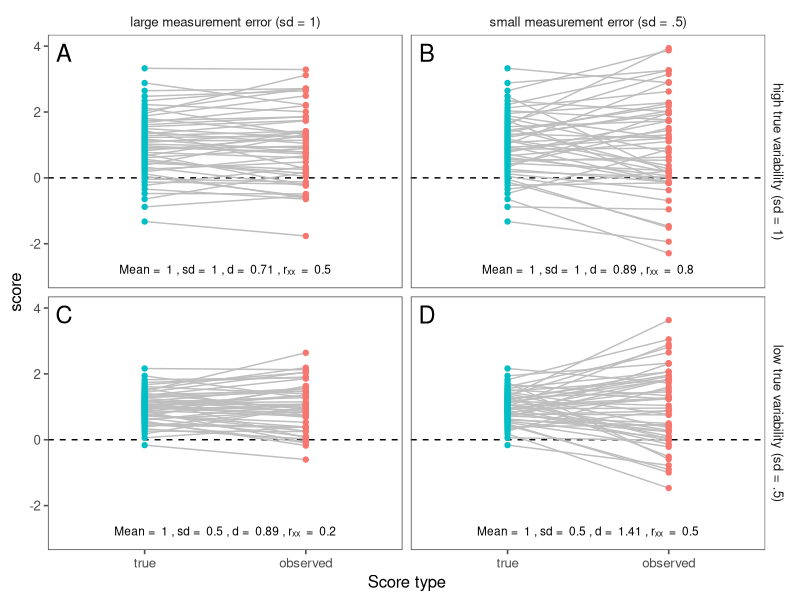

Write R code to recreate this figure.
## ---- chunk 1

library(tidyverse)
library(pwr)
library(bayestestR)
library(ggthemes)

## ---- chunk 2

set.seed(100)
size = 50
sd_error_small = .5
sd_error_large = 1

# Use distribution_normal to get a distribution that is as close as possible to canonical normal distribution

# Distribute the errors

meas_err_small <- sample(distribution_normal(size, mean = 0, sd = sd_error_small)) # sd = .5 variance = .25)
meas_err_large <- sample(distribution_normal(size, mean = 0, sd = sd_error_large)) # sd = 1, variance = 1)

# Distribute the true scores

true_large_stable <- as.data.frame(distribution_normal(size, mean = 1, sd = .5)) %>% mutate(true_mean = 1, true_sd = .5) %>% rename("score_true" = `distribution_normal(size, mean = 1, sd = 0.5)`)
true_large_variable <- as.data.frame(distribution_normal(size, mean = 1, sd = 1)) %>% mutate(true_mean = 1, true_sd = 1) %>% rename("score_true" = `distribution_normal(size, mean = 1, sd = 1)`)
true_small_stable <- as.data.frame(distribution_normal(size, mean = .5, sd = .5)) %>% mutate(true_mean = .5, true_sd = .5) %>% rename("score_true" = `distribution_normal(size, mean = 0.5, sd = 0.5)`)
true_small_variable <- as.data.frame(distribution_normal(size, mean = .5, sd = 1)) %>% mutate(true_mean = .5, true_sd = 1) %>% rename("score_true" = `distribution_normal(size, mean = 0.5, sd = 1)`)

# Combine all combinations of means and true sds into one dataframe

true_scores <- rbind(true_large_stable, true_large_variable, true_small_stable, true_small_variable) %>%
  mutate(true_d = true_mean/true_sd) %>%
  mutate(true_variability =
           case_when(true_sd == 1 ~ "high",
                     true_sd == .5 ~ "low")) %>%
  mutate(id = row_number())

# Add measurement error to datasets

with_large_errors <- true_scores %>%
  mutate(score_observed = score_true + rep(meas_err_small, 4)) %>%
  mutate(error = "large") %>%
  mutate(error_sd = 1)

with_small_errors <- true_scores %>%
  mutate(score_observed = score_true + rep(meas_err_large, 4)) %>%
  mutate(error = "small") %>%
  mutate(error_sd = .5)

# Combine datasets with small and large errors, pivot to long format

sim_data <- rbind(with_small_errors, with_large_errors) %>%
  pivot_longer(names_to = "score_type", values_to = "score", cols = c("score_true", "score_observed"), names_prefix = "score_") %>%
  mutate(panel = case_when(
    error_sd == 1 & true_sd == 1 ~ "A",
    error_sd == .5 & true_sd == 1 ~ "B",
    error_sd == 1 & true_sd == .5 ~ "C",
    error_sd == .5 & true_sd == .5 ~ "D"
  ))




## ---- chunk 3

# Observed Cohen's d

sim_data_summary <- sim_data %>%
    group_by(score_type, true_variability, error_sd, true_sd, true_mean, true_d, panel, error) %>%
  summarize(obs_mean = mean(score), obs_sd = sd(score), sample_d = obs_mean/obs_sd) %>%
  mutate(total_var = error_sd^2 + true_sd^2) %>%
  mutate(total_sd = sqrt(total_var)) %>%
  mutate(d = true_mean/total_sd) %>%
  mutate(r = true_sd^2/total_var)

sim_data_m1 <- sim_data_summary %>%
  filter(score_type == "true") %>%
  filter(true_mean == 1)


## ---- chunk 4


true_variability_labs <- c("high true variability (sd = 1)", "low true variability (sd = .5)")
names(true_variability_labs) <- c("high", "low")

error_labs <- c("large measurement error (sd = 1)", "small measurement error (sd = .5)")
names(error_labs) <- c("large", "small")


sim_plot_m1 <- sim_data %>%
  filter(true_mean == 1) %>%
  ggplot() +
  geom_hline(yintercept = 0, lty = "dashed") +
  geom_line(aes(group = id, x = fct_rev(score_type), y = score), color = "grey") +
  geom_point(aes(x = fct_rev(score_type), y = score, color = score_type)) +
  facet_grid(true_variability ~ error, labeller=labeller(true_variability = true_variability_labs, error = error_labs)) +
    theme_few() +
  scale_x_discrete("Score type") +
  ylim(-3, 4) +
  theme(legend.position = "none", text = element_text(size=12)) +
  geom_label(data = sim_data_m1, x = .5, y = 3.8, size = 6, alpha = 0,  label.size = NA, aes(label = panel)) +
  geom_label(data = sim_data_m1,
             x = 1.5,
             y = -3, 
             label.size = NA, 
             label.padding = unit(.1, "lines"), 
             alpha = 0, 
             vjust = "bottom", 
             size = 3,
             aes(label = (paste("Mean = ", true_mean, ", sd = ", round(true_sd, 2), ", d = ", round(d, 2), ", r\u2093\u2093  = ", round(r, 2))))) # To get subscripts, use unicode
              

ggsave("reliability_plot_m1.png", width = 8.5, height = 5, units = "in", dpi = 300)



## ---- chunk 5

# Compute necessary sample sizes at different levels of Cohen's d


# d = .2

pwr.t.test(d = .2, power = .8)

# d = .4

pwr.t.test(d = .4, power = .8)

# d = .6

pwr.t.test(d = .6, power = .8)

# d = .8

pwr.t.test(d = .8, power = .8)

#d = 1

pwr.t.test(d = 1, power = .8)
